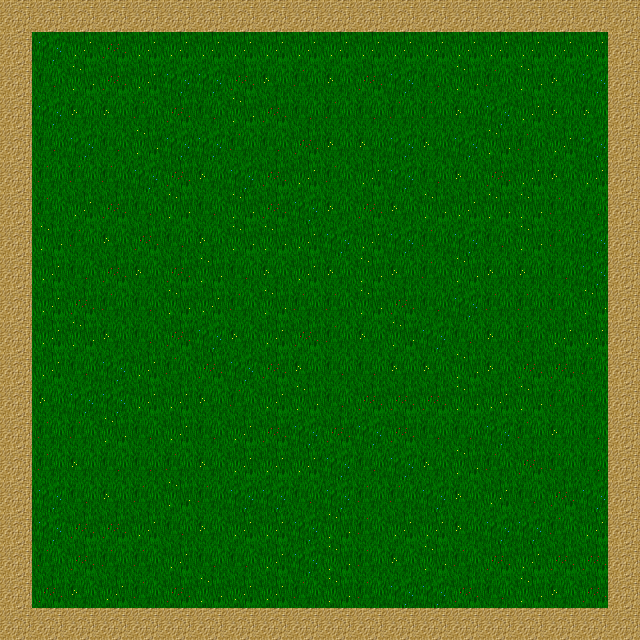

Tiled map render using the project's own tile images. Description and the map definition, with tile-layer contents summarised, below:
An orthogonal 20x20 tile map with 32x32 px tiles, 1 tile layer (Tile Layer 1).

<map version="1.0" orientation="orthogonal" width="20" height="20" tilewidth="32" tileheight="32">
 <tileset firstgid="1" source="Tileset.tsx" />
 <layer name="Tile Layer 1" width="20" height="20">
  <data>[400 cells, 400 non-empty, 8 distinct tile ids]</data>
 </layer>
</map>
